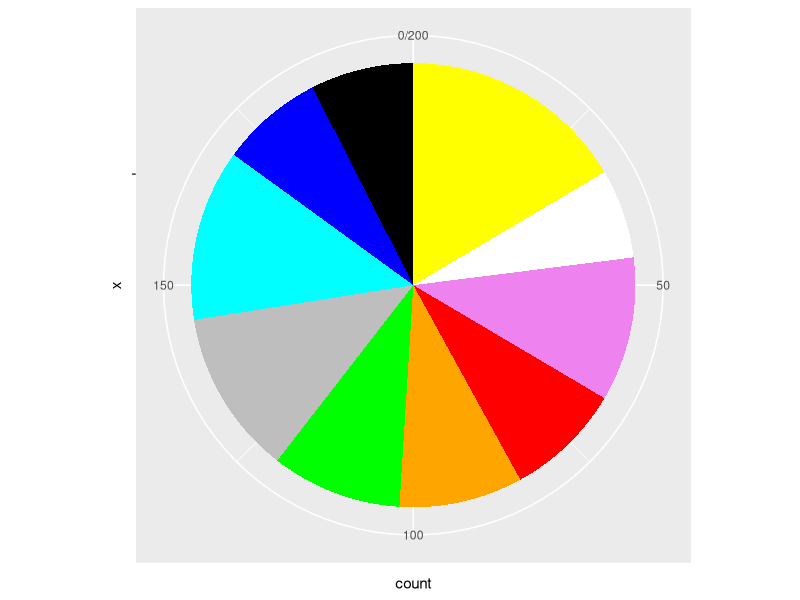
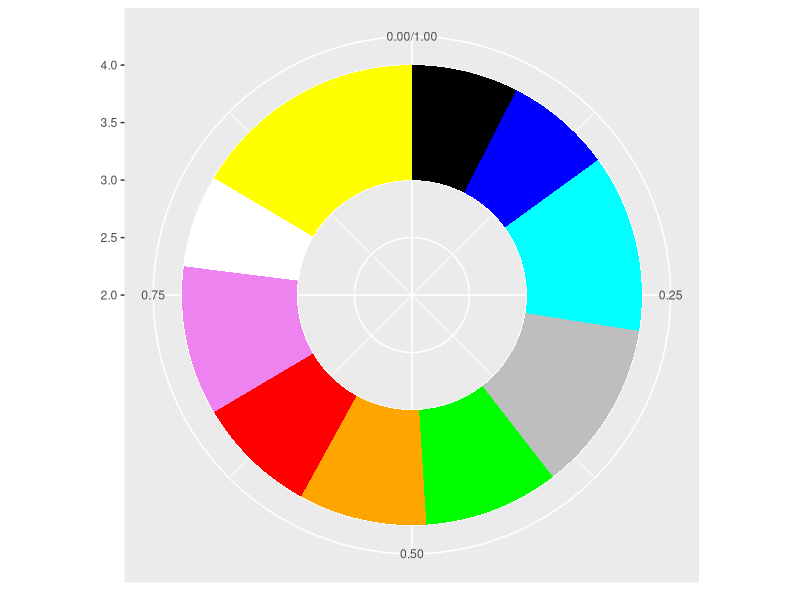
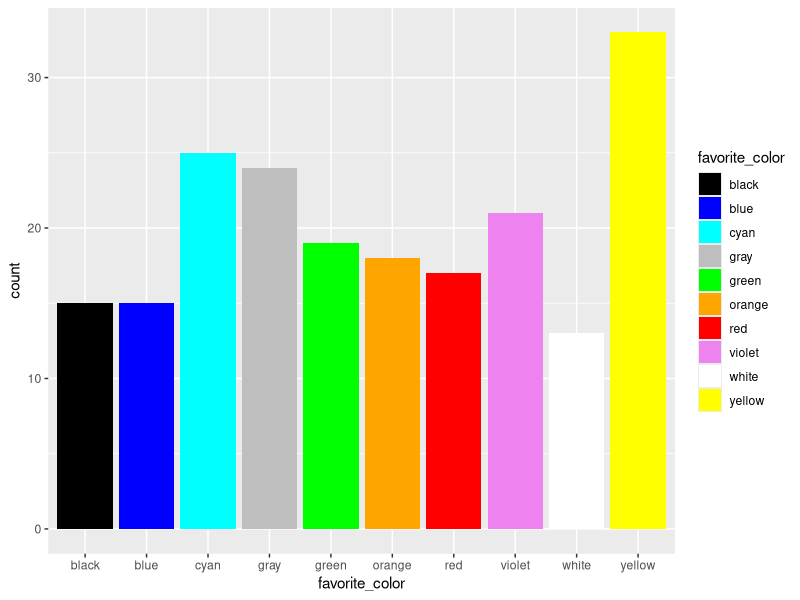
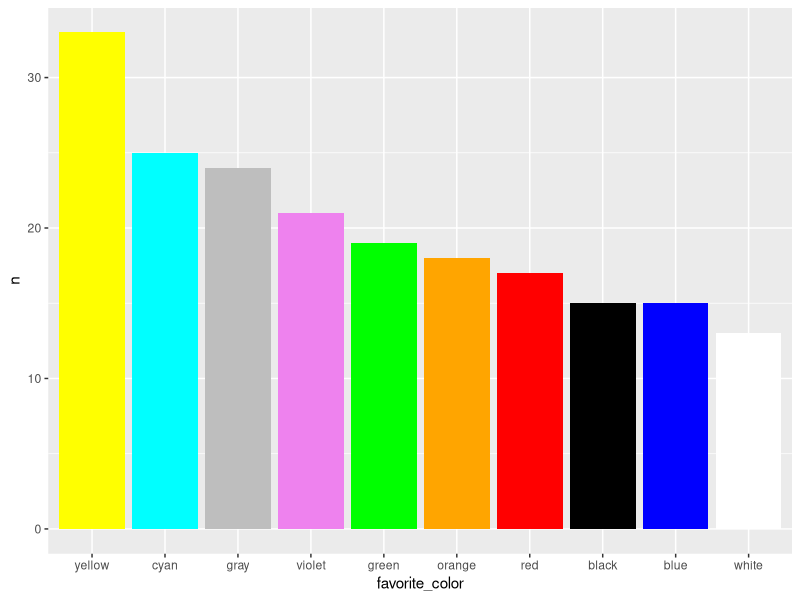
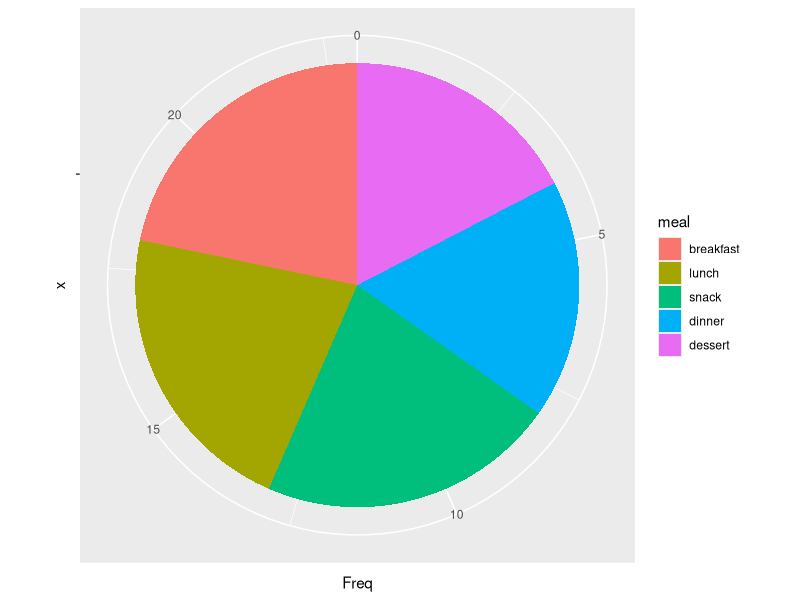
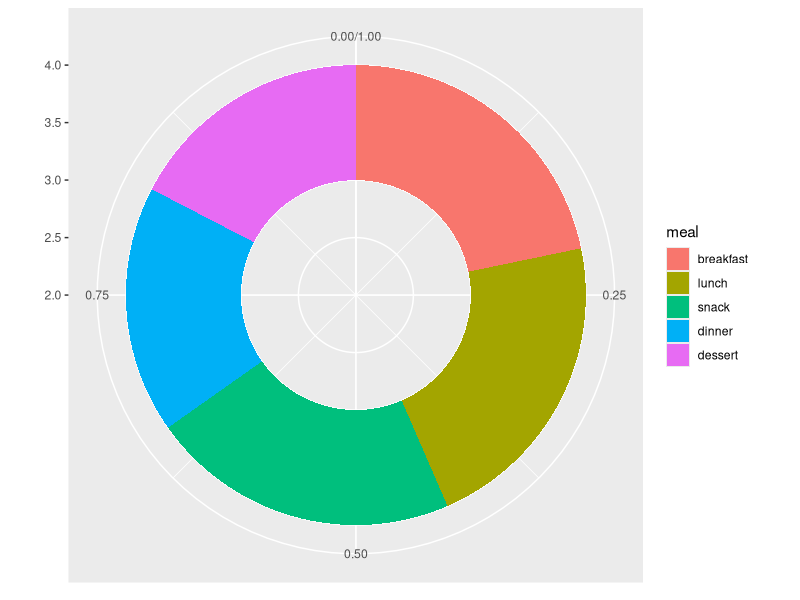
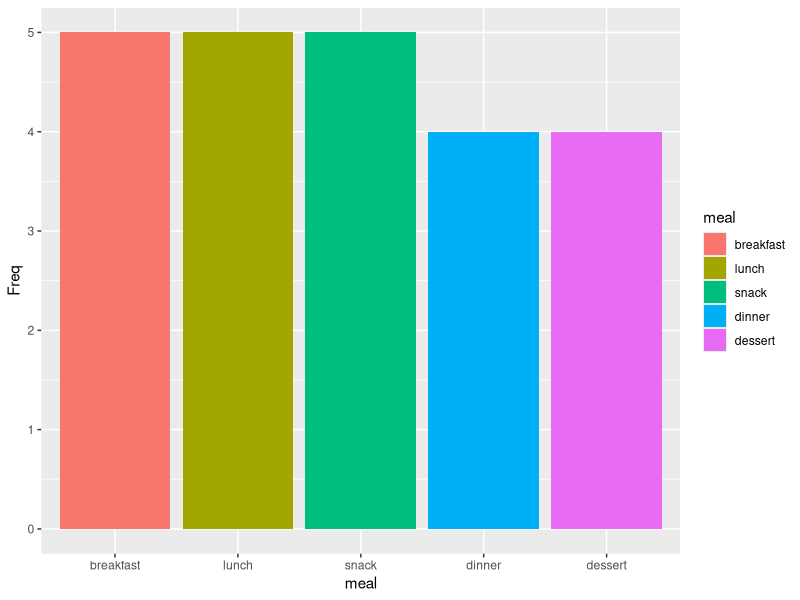
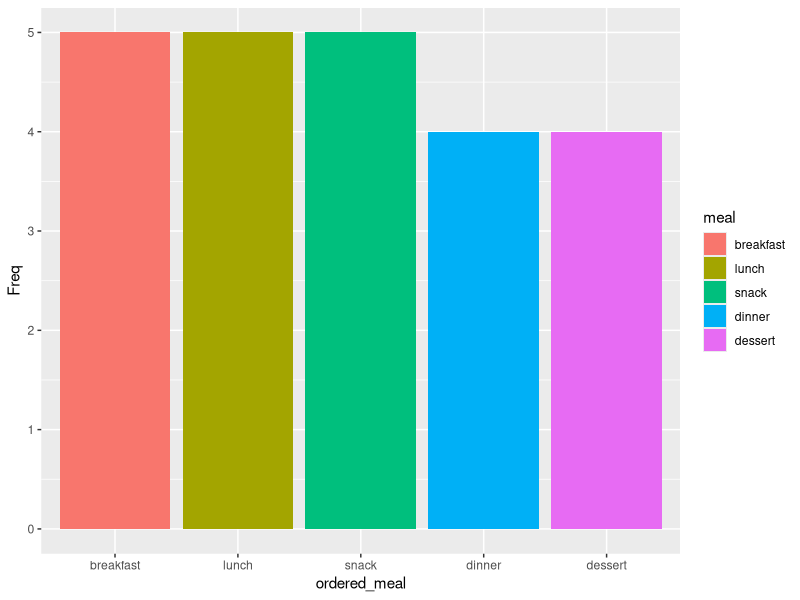

Source code (R) for these figures, in order:
## ---- chunk 1
library(ggplot2)
library(dplyr)
library(forcats)

colors <- c("red", "orange", "yellow", "green", "cyan", "blue", "violet", "white", "black", "gray")
our_color_sample <- sample(colors, size=200, replace=TRUE)
colors_df <- data.frame(favorite_color = our_color_sample)
## ---- chunk 2
xtabs(formula = ~favorite_color, data = colors_df)
## ---- chunk 3
#| label: fig-nominal-piechart
#| fig-cap: "A pie chart of the random favorite color data"
#| out-width: "70%"
colors_xtab <- data.frame(table(colors_df))
names(colors_xtab) <- c("favorite_color", "count")

colors_xtab |>
  ggplot(aes(x = "", y = count, fill = favorite_color)) +
  geom_bar(stat = "identity", width = 1) +
  coord_polar("y", start = 0) +
  scale_fill_identity()
## ---- chunk 4
#| label: fig-nominal-ring-chart
#| fig-cap: "A ring/donut chart of the random favorite color data"
#| out-width: "70%"

# https://r-graph-gallery.com/128-ring-or-donut-plot.html

# Compute percentages
colors_xtab$fraction = colors_xtab$count / sum(colors_xtab$count)

# Compute the cumulative percentages (top of each rectangle)
colors_xtab$ymax = cumsum(colors_xtab$fraction)

# Compute the bottom of each rectangle
colors_xtab$ymin = c(0, head(colors_xtab$ymax, n = -1))

# Make the plot
colors_xtab |>
  ggplot(aes(
    ymax = ymax,
    ymin = ymin,
    xmax = 4,
    xmin = 3,
    fill = favorite_color
  )) +
  geom_rect() +
  coord_polar(theta = "y") + # Try to remove that to understand how the chart is built initially
  xlim(c(2, 4)) + # Try to remove that to see how to make a pie chart
  scale_fill_identity()
## ---- chunk 5
#| label: fig-nominal-barplot
#| fig-cap: "A colorful barplot of the random favorite color data"
#| out-width: "70%"
colors_df |>
  ggplot() +
  aes(x = favorite_color, fill = favorite_color) +
  geom_bar() +
  scale_discrete_manual(aesthetics = c("color", "fill"),
                        values = sort(colors))
## ---- chunk 6
#| label: fig-nominal-barplot-ordered
#| fig-cap: "A colorful barplot of the random favorite color data sorted by the number of responses."
#| out-width: "70%"
colors_df |>
  dplyr::count(favorite_color) |>
  dplyr::arrange(desc(n)) |>
  dplyr::mutate(favorite_color = factor(favorite_color, levels = favorite_color)) |>
  ggplot() +
  geom_bar(aes(x = favorite_color, y = n, fill = favorite_color), stat = "identity") +
  scale_fill_identity()
## ---- chunk 7
#| label: setup-meals-example
days <- factor(
  c("sun", "mon", "tue", "wed", "thu", "fri", "sat"),
  levels = c("sun", "mon", "tue", "wed", "thu", "fri", "sat"),
  ordered = TRUE
)
meals <- factor(
  c("breakfast", "lunch", "dinner", "snack", "dessert"),
  levels = c("breakfast", "lunch", "snack", "dinner", "dessert"),
  ordered = TRUE
)
meal_days <- rep(days, each = length(meals))
weekly_meals <- rep(meals, 7)

my_meals <- data.frame(day_of_wk = meal_days, 
                       meal = weekly_meals)
ate_it <- sample(c(TRUE, FALSE), size = 35, 
                 replace = TRUE, prob = c(.6, .4))
my_meals$ate_it <- ate_it

meals_eaten <- my_meals$meal[my_meals$ate_it == TRUE]
meals_eaten_df <- data.frame(meal = meals_eaten)
## ---- chunk 8
xtabs(formula = ~meal, data = meals_eaten_df)
## ---- chunk 9
#| label: fig-nominal-piechart-meals
#| fig-cap: "A pie chart of the random meals data"
#| out-width: "70%"
meals_xtab <- data.frame(table(meals_eaten_df))

meals_xtab |>
  ggplot(aes(x = "", y = Freq, fill = meal)) +
  geom_bar(stat = "identity", width = 1) +
  coord_polar("y", start = 0)
## ---- chunk 10
#| label: fig-nominal-ring-chart-meals
#| fig-cap: "A ring/donut chart of the random meals data"
#| out-width: "70%"

# https://r-graph-gallery.com/128-ring-or-donut-plot.html

# Compute percentages
meals_xtab$fraction = meals_xtab$Freq / sum(meals_xtab$Freq)

# Compute the cumulative percentages (top of each rectangle)
meals_xtab$ymax = cumsum(meals_xtab$fraction)

# Compute the bottom of each rectangle
meals_xtab$ymin = c(0, head(meals_xtab$ymax, n = -1))

# Make the plot
meals_xtab |>
  ggplot(aes(
    ymax = ymax,
    ymin = ymin,
    xmax = 4,
    xmin = 3,
    fill = meal
  )) +
  geom_rect() +
  coord_polar(theta = "y") + # Try to remove that to understand how the chart is built initially
  xlim(c(2, 4))  # Try to remove that to see how to make a pie chart
## ---- chunk 11
#| label: fig-nominal-barplot-meals
#| fig-cap: "A colorful barplot of the random favorite color data"
#| out-width: "70%"
meals_xtab |>
  ggplot() +
  aes(x = meal, y = Freq, fill = meal) +
  geom_bar(stat = "identity")
## ---- chunk 12
#| label: fig-nominal-barplot-ordered-meals
#| fig-cap: "A colorful barplot of the random favorite color data sorted by the number of responses."
#| out-width: "70%"
meals_xtab |>
  mutate(ordered_meal = forcats::fct_reorder(meal, desc(Freq))) |>
  ggplot() +
  geom_bar(aes(x = ordered_meal, y = Freq, fill = meal), stat = "identity")
